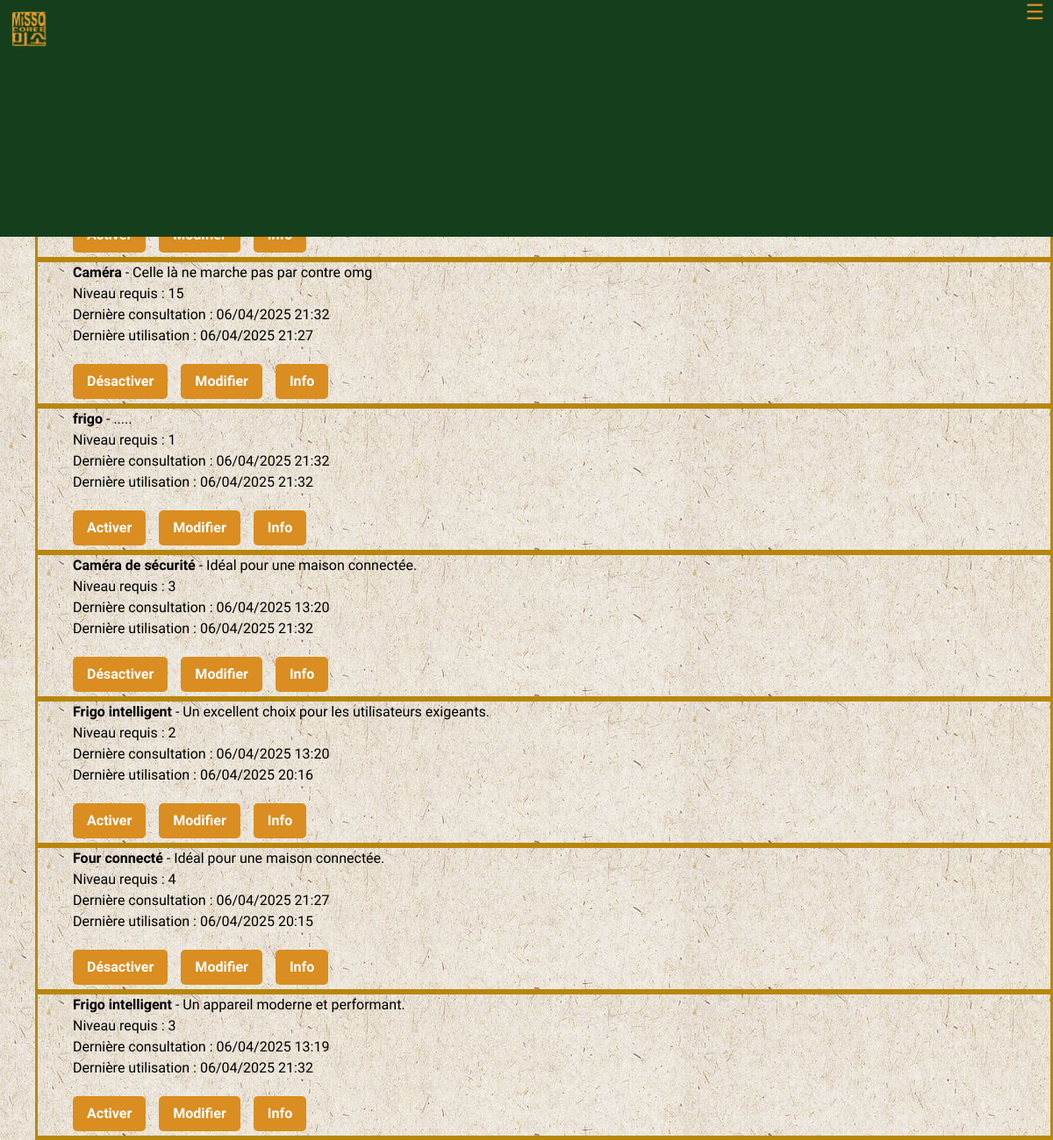
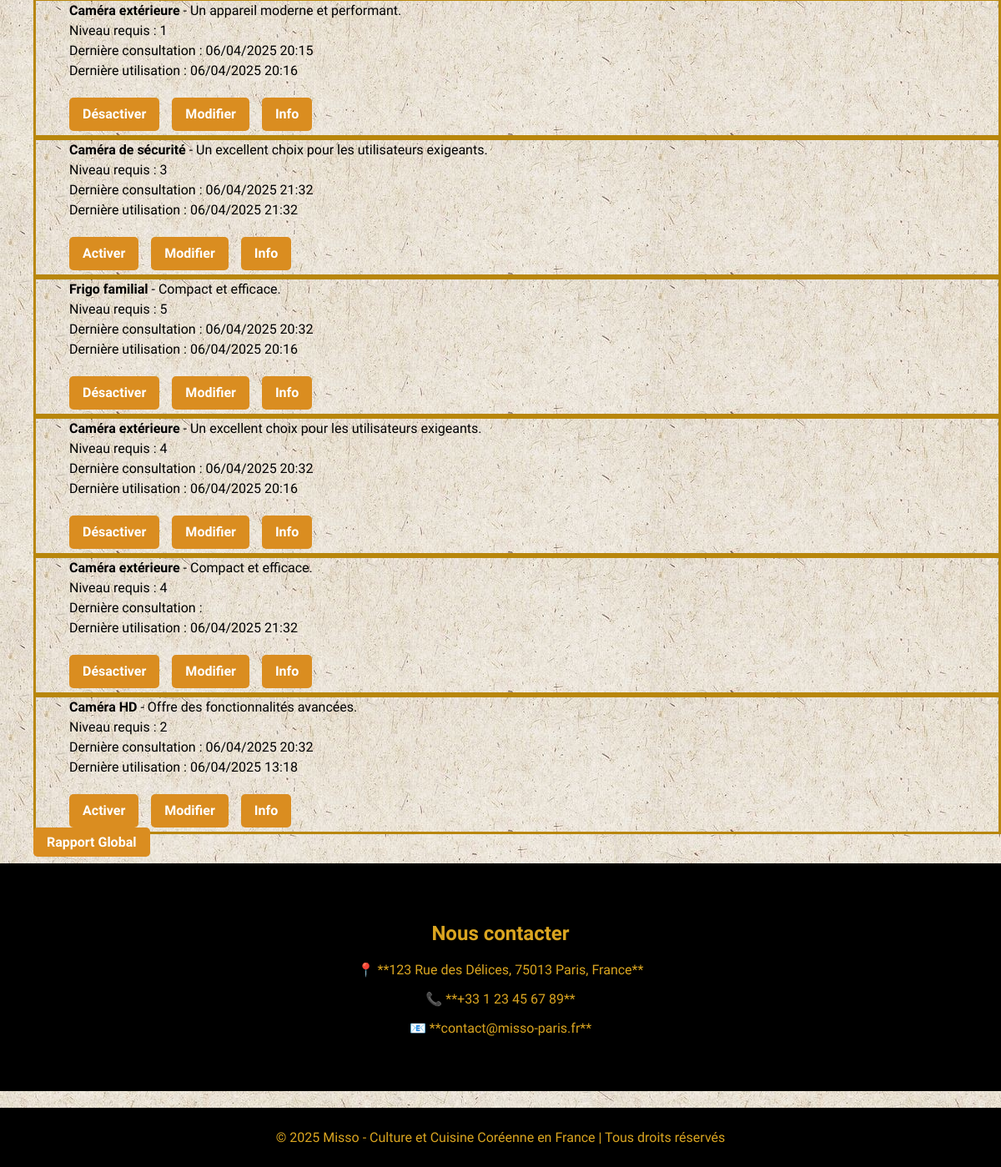
Screenshot of /objets_connectes/ (signed in) with the database file from the repository (2 pictures, top to bottom).
### objets_connectes/models.py (models this page shows, shortened)
class ObjetConnecte(models.Model):
    TYPE_CHOICES = [
        ('camera', 'Caméra'),
        ('frigo', 'Frigo'),
        ('four', 'Four'),
    ]
    nom = models.CharField(max_length=100)  # Nom de l'objet
    description = models.TextField(blank=True, null=True)  # Description de l'objet
    niveau_requis = models.PositiveIntegerField(default=1)  # Niveau requis pour modifier l'objet
    actif = models.BooleanField(default=False)  # Statut actif/inactif
    derniere_consultation = models.DateTimeField(blank=True, null=True)  # Dernière consultation
    derniere_utilisation = models.DateTimeField(blank=True, null=True)  # Dernière utilisation
    consommation = models.FloatField(null=False, help_text="Consommation en Watt-heure")  # Consommation de l'objet en Wh
    type_objet = models.CharField(max_length=10, choices=TYPE_CHOICES, default='camera')  # Type d'objet
    temperature = models.FloatField(blank=True, null=True, help_text="Température en °C (uniquement pour frigo et four)")  # Température
    nombre_consultations = models.PositiveIntegerField(default=0, help_text="Nombre total de consultations")  # Nombre total de consultations
    nombre_utilisations = models.PositiveIntegerField(default=0, help_text="Nombre total d'activations/désactivations")  # Nombre total d'activations/désactivations

### objets_connectes/views.py (the view)
# urls.py: path("", liste_objets, name="liste_objets"),
@login_required
def liste_objets(request):
    user = request.user
    user.ajouter_experience(50)  # Ajoute 50 points d'expérience
    objets = ObjetConnecte.objects.all()  # Récupère tous les objets connectés
    return render(request, "objets_connectes/liste_objets.html", {"objets": objets})

### utilisateurs/models.py (called while the page is built)
    def ajouter_experience(self, points):
        self.experience += points
        while self.experience >= self.experience_necessaire():
            self.experience -= self.experience_necessaire()
            self.niveau += 1
        if(self.niveau>=10):
           self.is_staff=True
           mon_groupe = Group.objects.get(name='Modérateurs')
           mon_groupe.user_set.add(self)
        self.save()

    def experience_necessaire(self):
        return self.niveau * 100  # Exemple : 100 points par niveau

### objets_connectes/templates/objets_connectes/liste_objets.html (shortened to what this page needs)
{%extends "objets_connectes/base.html"%}
{%block content%}
    <ul>
        {% for objet in objets %}
            <li>
                <div class="objet">
                    <ul>
                        <li><strong>{{ objet.nom }}</strong> - {{ objet.description }}</li>
                        <li>Niveau requis : {{ objet.niveau_requis }}</li>
                        <li>Dernière consultation : {{ objet.derniere_consultation|date:"d/m/Y H:i" }}</li>
                        <li>Dernière utilisation : {{ objet.derniere_utilisation|date:"d/m/Y H:i" }}</li>
                        <li class="button-group">
                            <a href="{% url 'activer_objet' objet.id %}" class="btns">
                                {% if objet.actif %} Désactiver {% else %} Activer {% endif %}
                            </a>
                            <a href="{% url 'modifier_objet' objet.id %}" class="btns">Modifier</a>
                            <a href="{% url 'info_objet' objet.id %}" class="btns">Info</a>
                        </li>
                    </ul>
                </div>
            </li>
        {% endfor %}
        <a href="{% url 'rapport_global' %}" class="btns">Rapport Global</a>
    </ul>
{%endblock%}

### utilisateurs/static/utilisateurs/objets.css (style rules this page uses)
body { font-family: 'Quicksand', sans-serif; margin: 0; padding: 0; display: block; overflow-y: auto; min-height: 100vh; margin: 0; padding: 0; background-image: url('../restaurant/img/texture.jpg'); }
div.objet { position: block; z-index: 1; height: 30%; text-wrap: balance; color: black; margin-left: 0; margin-right: 0; padding: auto; margin-top: 2%; margin-bottom: 2%; text-align: left; line-height: 1.5; border-radius: 0; background-image: url('../restaurant/img/texture.jpg'); margin: 0; padding: 0; border: solid darkgoldenrod; overflow: auto; cursor: pointer; align-content: right; transition: transform 0.3s ease, background-color 0.3s ease; }
ul { list-style:none; }
.button-group { display: flex; justify-content: flex-start; gap: 15px; margin-top: 20px; flex-wrap: wrap; }
.btns { padding: 10px 20px; border: none; border-radius: 5px; cursor: pointer; font-weight: bold; background-color: #4caf50; color: white; text-decoration: none; text-align: center; white-space: nowrap; }

### utilisateurs/static/utilisateurs/navigation.css (style rules this page uses)
* { box-sizing: border-box; }
body { margin-top: 70px; }
.btns { background-color: rgb(218, 141, 32); padding: 8px 16px ; margin-bottom: 5px; border-radius: 5px; color: white; text-decoration: none; font-weight: bold; transition: background 0.3s; }

### rows the page displays
ObjetConnecte: nom "Caméra", description "Celle là ne marche pas par contre omg", niveau_requis "15", derniere_consultation "06/04/2025 21:32", derniere_utilisation "06/04/2025 21:27", actif "Désactiver"
ObjetConnecte: nom "frigo", description ".....", niveau_requis "1", derniere_consultation "06/04/2025 21:32", derniere_utilisation "06/04/2025 21:32", actif "Activer"
ObjetConnecte: nom "Caméra de sécurité", description "Idéal pour une maison connectée.", niveau_requis "3", derniere_consultation "06/04/2025 13:20", derniere_utilisation "06/04/2025 21:32", actif "Désactiver"
ObjetConnecte: nom "Frigo intelligent", description "Un excellent choix pour les utilisateurs exigeants.", niveau_requis "2", derniere_consultation "06/04/2025 13:20", derniere_utilisation "06/04/2025 20:16", actif "Activer"
ObjetConnecte: nom "Four connecté", description "Idéal pour une maison connectée.", niveau_requis "4", derniere_consultation "06/04/2025 21:27", derniere_utilisation "06/04/2025 20:15", actif "Désactiver"
ObjetConnecte: nom "Frigo intelligent", description "Un appareil moderne et performant.", niveau_requis "3", derniere_consultation "06/04/2025 13:19", derniere_utilisation "06/04/2025 21:32", actif "Activer"
ObjetConnecte: nom "Caméra extérieure", description "Un appareil moderne et performant.", niveau_requis "1", derniere_consultation "06/04/2025 20:15", derniere_utilisation "06/04/2025 20:16", actif "Désactiver"
ObjetConnecte: nom "Caméra de sécurité", description "Un excellent choix pour les utilisateurs exigeants.", niveau_requis "3", derniere_consultation "06/04/2025 21:32", derniere_utilisation "06/04/2025 21:32", actif "Activer"
ObjetConnecte: nom "Frigo familial", description "Compact et efficace.", niveau_requis "5", derniere_consultation "06/04/2025 20:32", derniere_utilisation "06/04/2025 20:16", actif "Désactiver"
ObjetConnecte: nom "Caméra extérieure", description "Un excellent choix pour les utilisateurs exigeants.", niveau_requis "4", derniere_consultation "06/04/2025 20:32", derniere_utilisation "06/04/2025 20:16", actif "Désactiver"
ObjetConnecte: nom "Caméra extérieure", description "Compact et efficace.", niveau_requis "4", derniere_utilisation "06/04/2025 21:32", actif "Désactiver"
ObjetConnecte: nom "Caméra HD", description "Offre des fonctionnalités avancées.", niveau_requis "2", derniere_consultation "06/04/2025 20:32", derniere_utilisation "06/04/2025 13:18", actif "Activer"
